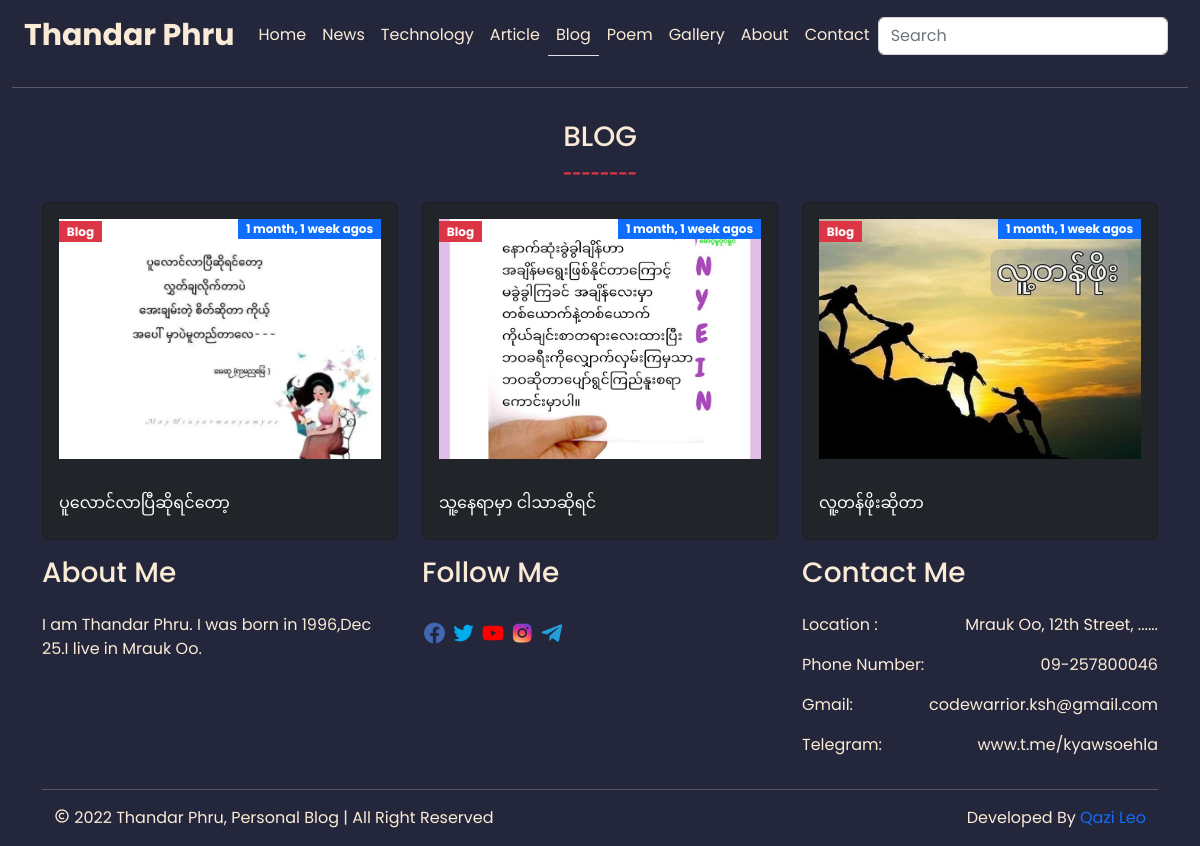
The page /category/blog/ on the database as committed earlier.
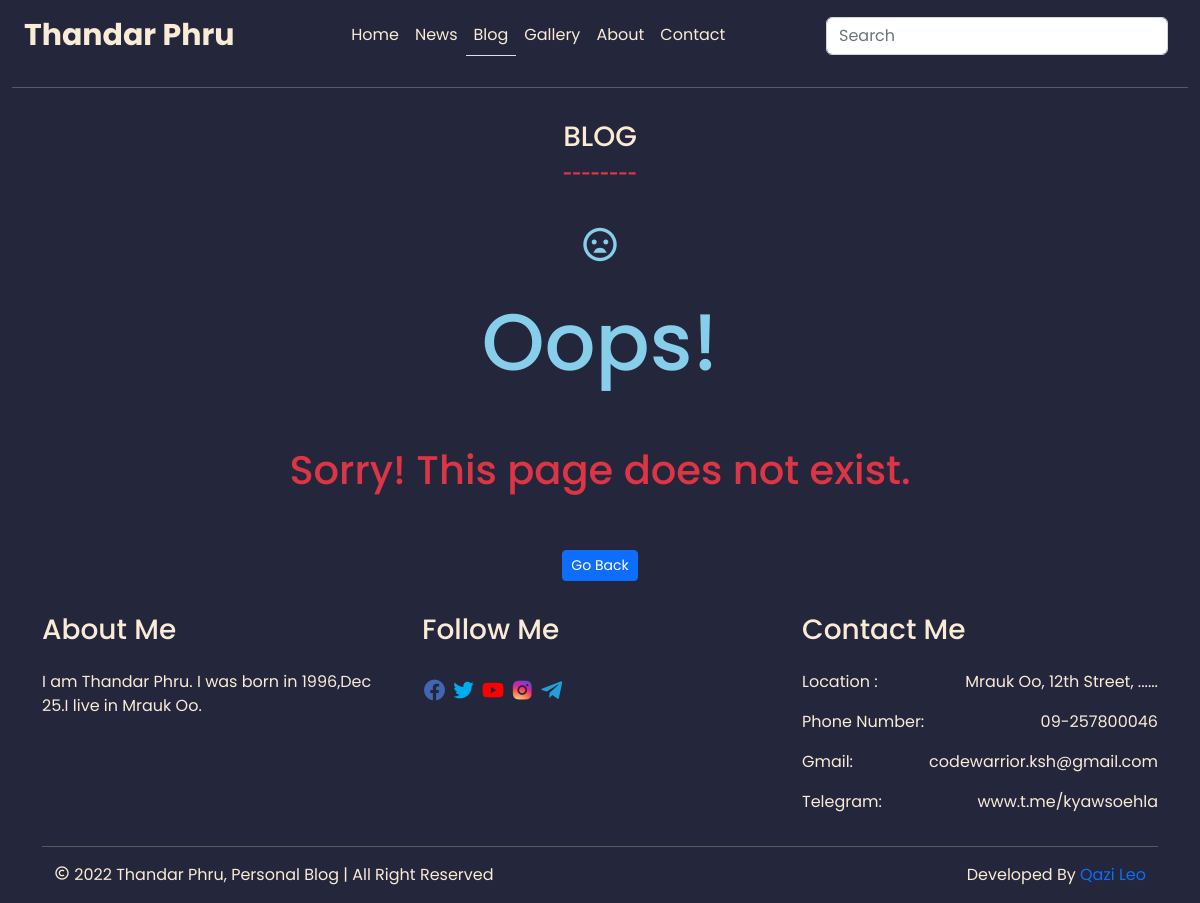
The same page on the database as committed later.
### base/models.py (models this page shows, shortened)
class Category(models.Model):
    name = models.CharField(max_length=100)
    slug = models.SlugField(
            default='',
            editable=False,
        )
    created = models.DateTimeField(auto_now_add=True)
    updated = models.DateTimeField(auto_now=True)
    def __str__(self):
        return self.name

class Post(models.Model):
    title = models.CharField(max_length=255)
    category = models.ForeignKey(Category, on_delete=models.CASCADE)
    slug = models.SlugField(
            default='',
            editable=False,
        )
    author = models.ForeignKey(User, on_delete=models.CASCADE)
    content = models.TextField(null=True)
    feature = models.ImageField(upload_to = 'static/postimages', blank= True,null=True)
    tags = models.ManyToManyField(Tag)
    created = models.DateTimeField(auto_now_add=True)
    updated = models.DateTimeField(auto_now=True)
    is_feature = models.BooleanField(default=False)
    class Meta:
        ordering = ('-created',)

### base/views.py (the view)
# urls.py: path('category/<str:slug>/',views.category, name='category'),
def category(request,slug):
    categories = Category.objects.all()
    category = get_object_or_404(Category, slug=slug)
    posts = Post.objects.filter(category=category)
    context = {'posts':posts,'categories':categories,'slug':slug}
    return render(request,'base/category.html',context)

### base/templates/base/category.html
{% extends 'main.html' %} {% load static %} {% block content %}
<div class="container">
    <div class="row">
      <div class="text-center py-3">
        <h3 class="text-uppercase">{{slug}}</h3>
        <span class="text-danger fw-bold">--------</span>
      </div>
      {% if posts %}
      {% for post in posts %}
      <div class="col-lg-4">
        <div class="card bg-dark">
          <div class="p-3">
            <div
              class="blog-picture-background"
              style="
                background-image: url('{{post.feature.url}}');
                height: 240px;
                background-repeat: no-repeat;
                background-size: cover;
                background-position: center;
              "
            >
              <p>
                <span class="badge bg-danger text-center rounded-0"
                  >{{post.category}}</span
                >
                <span class="badge bg-primary text-center float-end rounded-0"
                  >{{post.created|timesince}} agos</span
                >
              </p>
            </div>
          </div>
          <div class="card-body">
            <div class="card-title text-dark">
              <a href="{% url 'detail' post.slug %} " class="text-white"> {{post.title | truncatechars:40}} </a>
            </div>
          </div>
        </div>
      </div>
      {% endfor %}
      {% else%}
    <div class="text-center py-3">
        <p style="font-size:40px;color:skyblue;"><i class='bx bx-sad' ></i></p>
        <h1 style="font-size:80px;color:skyblue;">Oops!</h1>
        <h1 class="text-danger py-5">Sorry! This page does not exist.</h1>
        <a href="{% url 'home' %}" class="btn btn-primary btn-sm">Go Back</a>
    </div>
      {% endif %}
    </div>
  </div>
  {% endblock content %}

### templates/navbar.html (shortened to what this page needs)
{% load static %}
<nav class="navbar navbar-expand-lg">
  <div class="container-fluid">
    <a class="navbar-brand logo" href="{% url 'home' %}">Thandar Phru</a>
    <div class="collapse navbar-collapse" id="navbarSupportedContent">
      <ul class="navbar-nav mx-auto mb-2 mb-lg-0">
        {% url 'home' as url %}
        <li class="nav-item">
          <a class="nav-link {% if request.path == url %}border-bottom{% endif %}" aria-current="page" href="{% url 'home' %}">Home</a>
        </li>
        {% for category in categories %}
        {% url 'category' category.slug as url %}
        <li class="nav-item">
            <a class="nav-link {% if request.path == url %}border-bottom{% endif %}" href="{% url 'category' category.slug %}">{{category.name}}</a>
          </li>{% endfor %}
        <li class="nav-item">
          <a class="nav-link" href='{% url 'home' %}#gallery'>Gallery</a>
        </li>
        <li class="nav-item">
          <a class="nav-link" href='{% url 'home' %}#aboutme'>About</a>
        </li>
        <li class="nav-item">
          <a class="nav-link" href='{% url 'home' %}#contactme'>Contact</a>
        </li>
      </ul>
      <form class="d-flex" role="search">
        <input
          class="form-control me-2"
          type="search"
          name = "q"
          placeholder="Search"
          aria-label="Search"
        />
      </form>
    </div>
  </div>
</nav>
<hr />

Rows that differ between the two databases and show on the page:
removed Category: name "Technology"
removed Category: name "Article"
removed Category: name "Poem"
removed Post: feature (picture), category "Blog", created "1 month, 1 week", title "ပူလောင်လာပြီဆိုရင်တော့"
removed Post: feature (picture), category "Blog", created "1 month, 1 week", title "သူ့နေရာမှာ ငါသာဆိုရင်"
removed Post: feature (picture), category "Blog", created "1 month, 1 week", title "လူ့တန်ဖိုးဆိုတာ"
Other text that changed with them:
text now shown: "Oops! Sorry! This page does not exist. Go Back"
